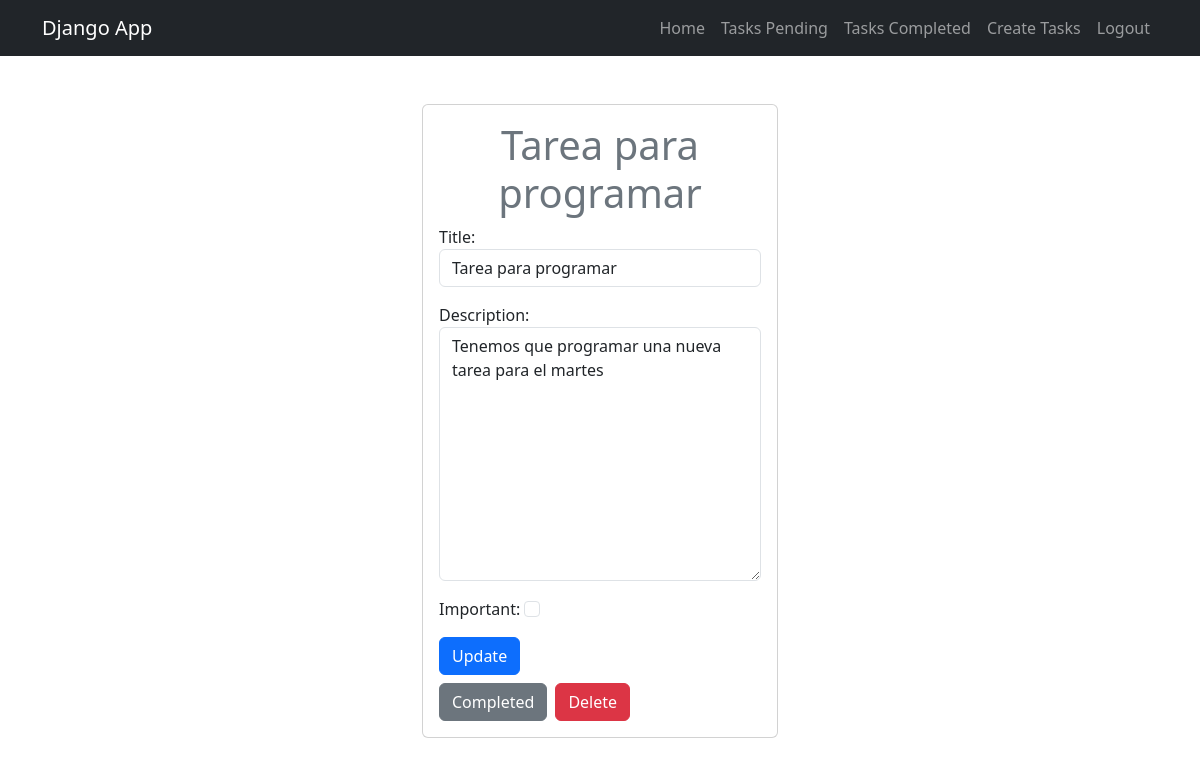
The page /tasks/detail/10/ (signed in) on the database its author committed.
### tasks/models.py (models this page shows, shortened)
class Task(models.Model):
    title = models.CharField(max_length=100)
    description = models.TextField(blank=True)
    created = models.DateTimeField(auto_now_add=True)
    datecompleted = models.DateTimeField(null=True, blank=True)
    important = models.BooleanField(default=False)
    user = models.ForeignKey(User, on_delete=models.CASCADE)

### tasks/views.py (the view, shortened to what this page needs)
# urls.py: path('tasks/detail/<int:task_id>/', views.task_detail, name='task_detail'),
@login_required
def task_detail(request, task_id):
    if request.method == 'GET':
        task = get_object_or_404(Task, pk=task_id, user=request.user)
        form = TaskForm(instance=task)
        return render(request, 'task_detail.html', {'task': task, 'form': form})

### tasks/forms.py
class TaskForm(forms.ModelForm):
    class Meta:
        model = Task
        fields = ['title', 'description', 'important']
        widgets = {
            'title': forms.TextInput(attrs={'class': 'form-control', 'placeholder': 'Write title'}),
            'description': forms.Textarea(attrs={'class': 'form-control', 'placeholder': 'Write description'}),
            'important': forms.CheckboxInput(attrs={'class': 'form-check-input'}),
        }

### tasks/templates/task_detail.html (shortened to what this page needs)
{% extends 'base.html' %}
{% block content %}
<main class="container">
    <div class="row">
        <div class="col-md-4 offset-md-4">
            <div class="card card-body mt-5">
                <h1 class="text-secondary text-center">{{task.title}}</h1>
                <form method="POST">
                    {{form.as_p}}
                    <button class="btn btn-primary">
                        Update
                    </button>
                </form>
                <div class="mt-2 d-flex">
                    <form action="{% url 'complete_task' task.id %}" method="POST">
                        <button class="btn btn-secondary">
                            Completed
                        </button>
                    </form>
                    <form action="{% url 'delete_task' task.id %}" method="POST">
                        <button class="btn btn-danger ms-2">
                            Delete
                        </button>
                    </form>
                </div>
            </div>
        </div>
    </div>
</main>
{% endblock %}

### rows shown on the page
Task: title "Tarea para programar", description "Tenemos que programar una nueva tarea para el martes"
